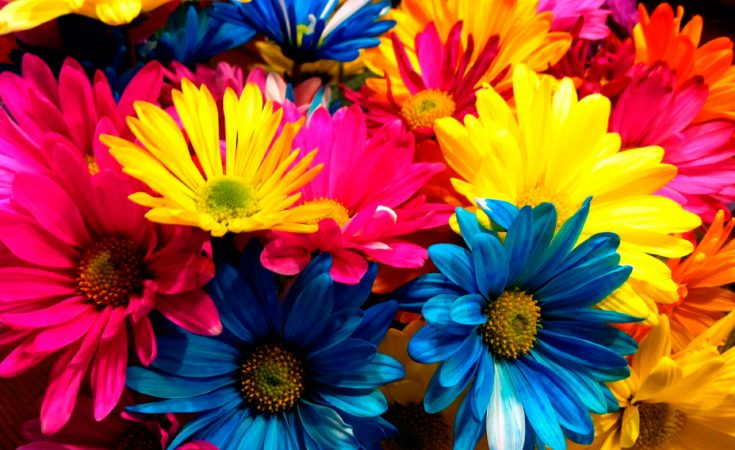
#> input picture images/flores.jpg, 735 x 450 px
$ python rotate.py
#> lines starting #> are read from the running program, lines starting #| are printed output that depends on the picture
from PIL import Image

if __name__ == "__main__":
    try:
        image = Image.open('images/flores.jpg')
#> image is the input picture: PIL image 735x450 RGB; mean R, G, B 146.1, 75.8, 57.3

        #METODO CON NUMEROS para rotar
        rotada_1 = image.rotate(45, expand=True)
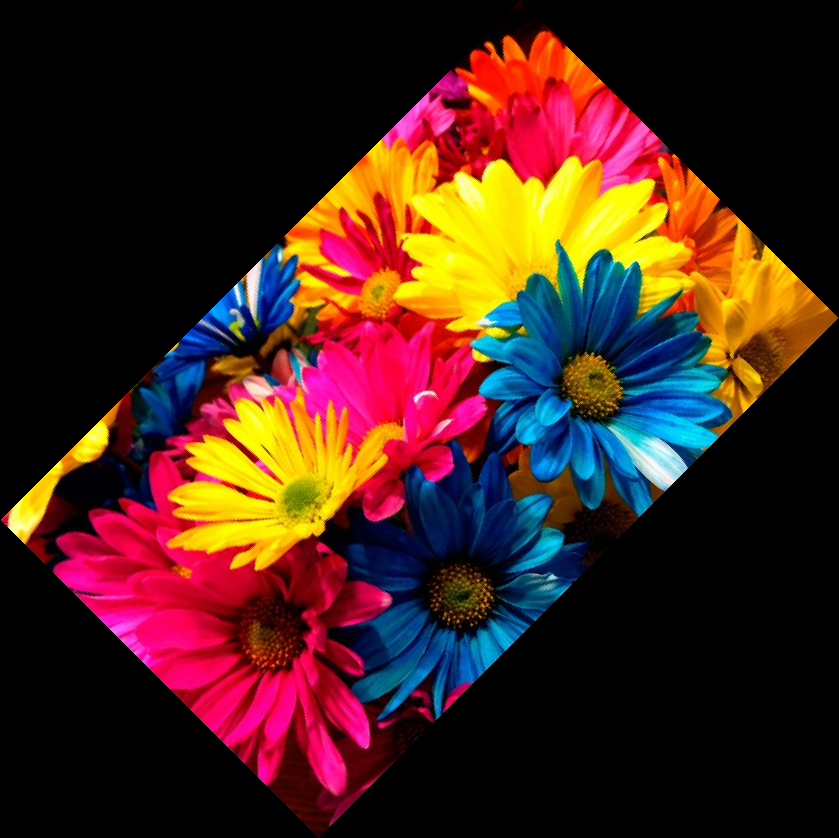
#> rotada_1: PIL image 839x838 RGB; mean R, G, B 68.7, 35.6, 26.9

        #rotar con constantes
        #Image.ROTATE_90
        #Image.ROTATE_180
        #Image.ROTATE_270
        rotada_2 = image.transpose(Image.ROTATE_90)
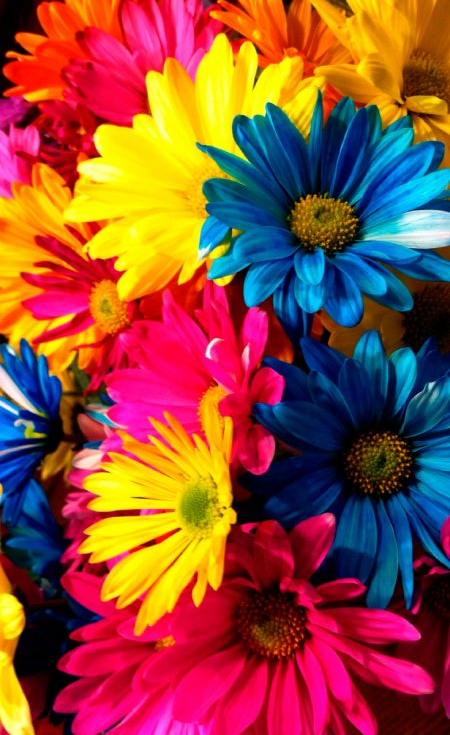
#> rotada_2: PIL image 450x735 RGB; mean R, G, B 146.1, 75.8, 57.3

        rotada_1.show()
        rotada_2.show()
        #image.show()
    except FileNotFoundError as error:
        print("El archivo no se encuentra :( !")
